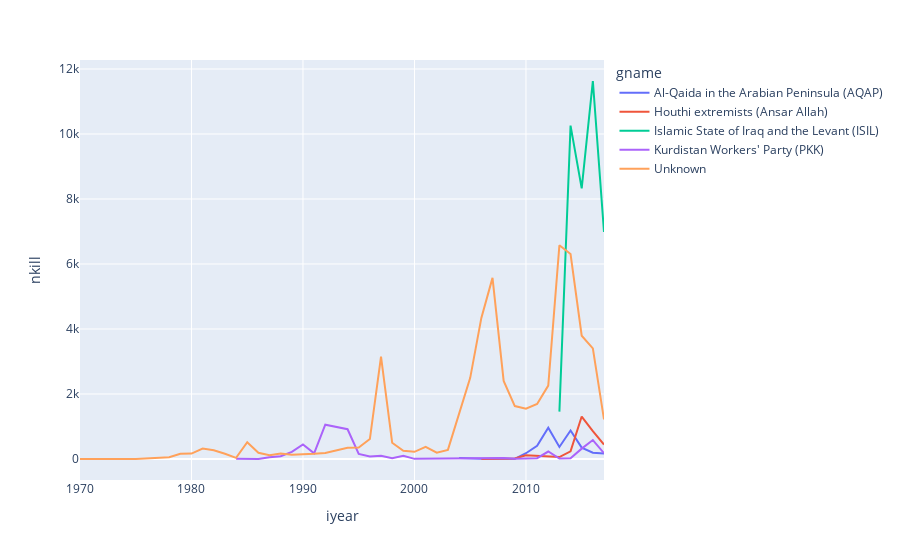

Notebook code for this chart:
### Code cell
fig = px.line(df_time, x='iyear', y=value_one, color=grp)
fig.show()

### Figure 1 — Plotly figure (JSON) as saved in the notebook; plotly's stock layout.template omitted (floating-point values rounded to 4 significant figures)
{"data": [{"hovertemplate": "gname=Al-Qaida in the Arabian Peninsula (AQAP)<br>iyear=%{x}<br>nkill=%{y}<extra></extra>", "legendgroup": "Al-Qaida in the Arabian Peninsula (AQAP)", "line": {"color": "#636efa", "dash": "solid"}, "marker": {"symbol": "circle"}, "mode": "lines", "name": "Al-Qaida in the Arabian Peninsula (AQAP)", "orientation": "v", "showlegend": true, "type": "scatter", "x": [2004, 2006, 2009, 2010, 2011, 2012, 2013, 2014, 2015, 2016, 2017], "xaxis": "x", "y": [33, 4, 6, 178, 408, 964, 370, 877, 349, 193, 171], "yaxis": "y"}, {"hovertemplate": "gname=Houthi extremists (Ansar Allah)<br>iyear=%{x}<br>nkill=%{y}<extra></extra>", "legendgroup": "Houthi extremists (Ansar Allah)", "line": {"color": "#EF553B", "dash": "solid"}, "marker": {"symbol": "circle"}, "mode": "lines", "name": "Houthi extremists (Ansar Allah)", "orientation": "v", "showlegend": true, "type": "scatter", "x": [2006, 2007, 2009, 2010, 2013, 2014, 2015, 2016, 2017], "xaxis": "x", "y": [3, 8, 19, 117, 61, 236, 1306, 857, 443], "yaxis": "y"}, {"hovertemplate": "gname=Islamic State of Iraq and the Levant (ISIL)<br>iyear=%{x}<br>nkill=%{y}<extra></extra>", "legendgroup": "Islamic State of Iraq and the Levant (ISIL)", "line": {"color": "#00cc96", "dash": "solid"}, "marker": {"symbol": "circle"}, "mode": "lines", "name": "Islamic State of Iraq and the Levant (ISIL)", "orientation": "v", "showlegend": true, "type": "scatter", "x": [2013, 2014, 2015, 2016, 2017], "xaxis": "x", "y": [1458, 10257, 8324, 11630, 6985], "yaxis": "y"}, {"hovertemplate": "gname=Kurdistan Workers' Party (PKK)<br>iyear=%{x}<br>nkill=%{y}<extra></extra>", "legendgroup": "Kurdistan Workers' Party (PKK)", "line": {"color": "#ab63fa", "dash": "solid"}, "marker": {"symbol": "circle"}, "mode": "lines", "name": "Kurdistan Workers' Party (PKK)", "orientation": "v", "showlegend": true, "type": "scatter", "x": [1984, 1986, 1987, 1988, 1989, 1990, 1991, 1992, 1994, 1995, 1996, 1997, 1998, 1999, 2000, 2001, 2003, 2004, 2005, 2006, 2007, 2008, 2009, 2010, 2011, 2012, 2013, 2014, 2015, 2016, 2017], "xaxis": "x", "y": [9, 1, 56, 86, 218, 447, 174, 1056, 916, 155, 76, 102, 27, 98, 4, 7, 11, 17, 25, 26, 16, 34, 5, 13, 25, 230, 14, 22, 319, 583, 179], "yaxis": "y"}, {"hovertemplate": "gname=Unknown<br>iyear=%{x}<br>nkill=%{y}<extra></extra>", "legendgroup": "Unknown", "line": {"color": "#FFA15A", "dash": "solid"}, "marker": {"symbol": "circle"}, "mode": "lines", "name": "Unknown", "orientation": "v", "showlegend": true, "type": "scatter", "x": [1970, 1971, 1972, 1973, 1974, 1975, 1976, 1977, 1978, 1979, 1980, 1981, 1982, 1983, 1984, 1985, 1986, 1987, 1988, 1989, 1990, 1991, 1992, 1994, 1995, 1996, 1997, 1998, 1999, 2000, 2001, 2002, 2003, 2004, 2005, 2006, 2007, 2008, 2009, 2010, 2011, 2012, 2013, 2014, 2015, 2016, 2017], "xaxis": "x", "y": [0, 5, 2, 0, 0, 1, 14, 29, 52, 161, 168, 323, 266, 163, 34, 514, 192, 115, 166, 132, 138, 162, 187, 345, 352, 614, 3147, 501, 252, 221, 373, 194, 280, 1353, 2498, 4340, 5573, 2403, 1628, 1547, 1691, 2258, 6577, 6306, 3792, 3404, 1218], "yaxis": "y"}], "layout": {"legend": {"title": {"text": "gname"}, "tracegroupgap": 0}, "margin": {"t": 60}, "xaxis": {"anchor": "y", "domain": [0, 1], "title": {"text": "iyear"}}, "yaxis": {"anchor": "x", "domain": [0, 1], "title": {"text": "nkill"}}}}
